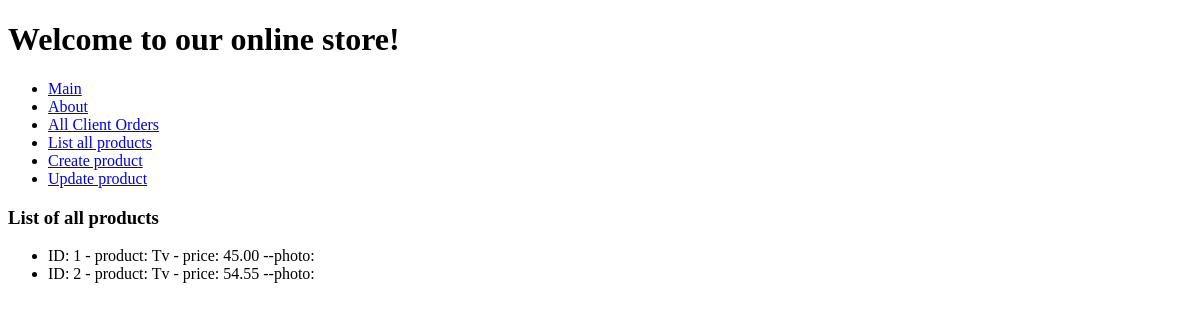
Before: /list_all_products/ with the older database file.
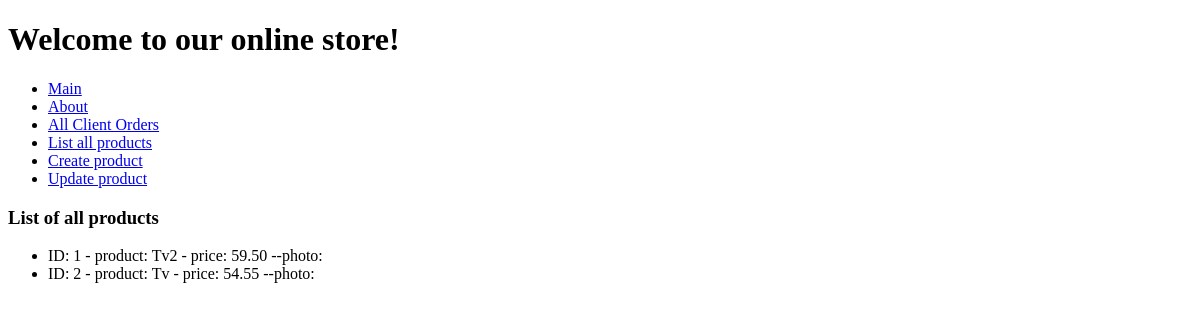
After: the same page with the newer database file.
### htapp2/models.py (models this page shows, shortened)
class Product(models.Model):
    name = models.CharField(max_length=100)
    description = models.TextField(default=None)
    price = models.DecimalField(max_digits=6, decimal_places=2)
    quantity = models.IntegerField()
    created_at = models.DateTimeField(auto_now=True)
    photo = models.ImageField(upload_to='product_photos/', blank=True, null=True)

### htapp4/views.py (the view)
# urls.py: path('list_all_products/', views.list_all_products, name='list_all_products'),
def list_all_products(request):
    products = Product.objects.all()
    return render(request, 'htapp4/list_all_products.html', {'products': products})

### htapp4/templates/htapp4/list_all_products.html (shortened to what this page needs)
{% extends 'base.html' %}
{% block content %}
<h3>List of all products</h3>
<ul>
    {% for product in products %}
    <li>ID: {{ product.pk }} - product: {{ product.name }} - price: {{ product.price }} --photo: {{ product.photo }}</li>
    {% endfor %}
</ul>
{% endblock %}

Changed rows visible on the page:
changed Product id 1: name "Tv" → "Tv2"; price "45.00" → "59.50"
